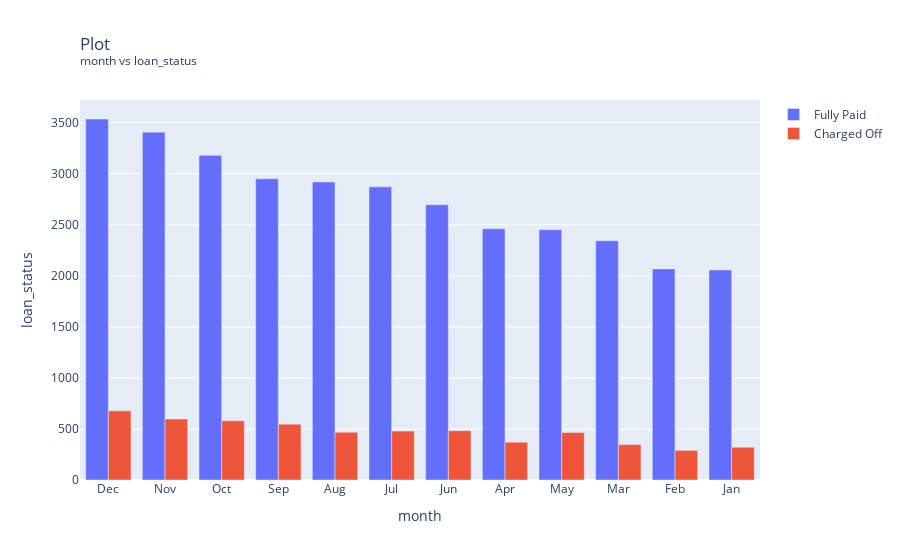
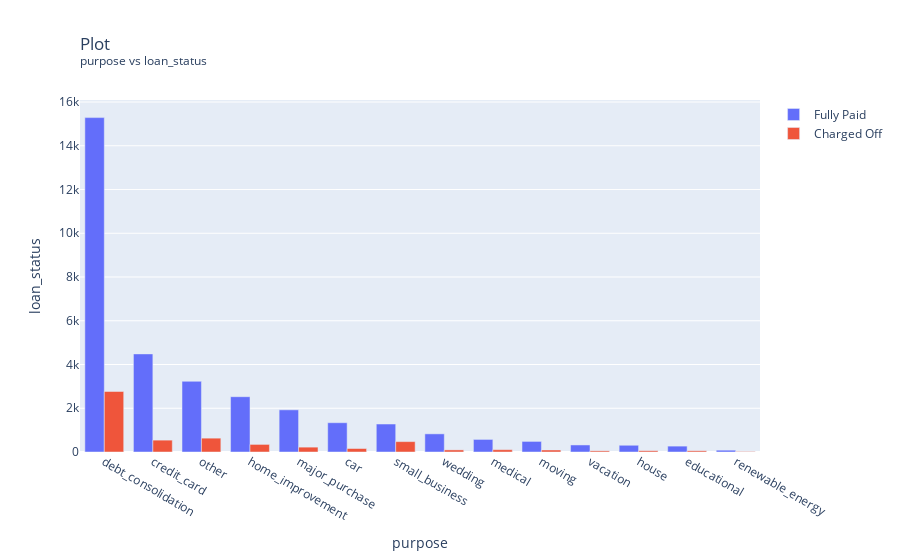
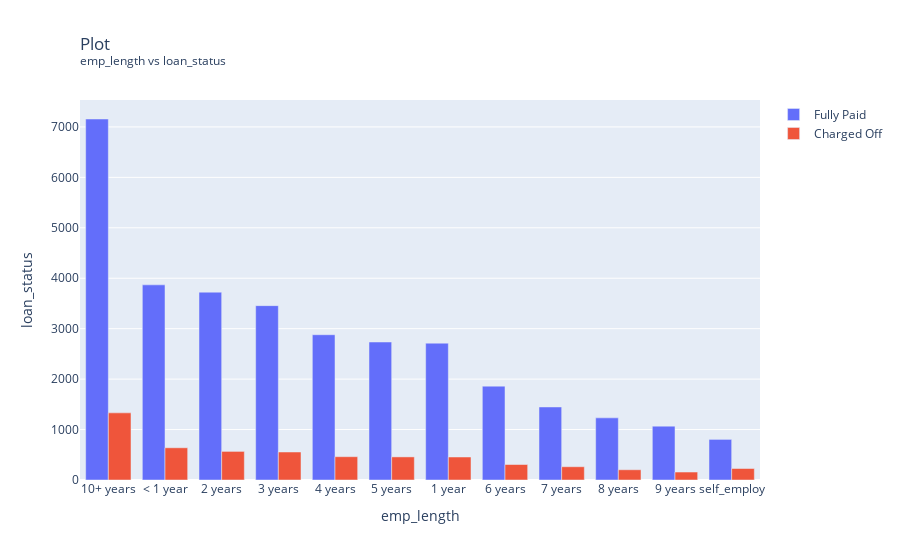
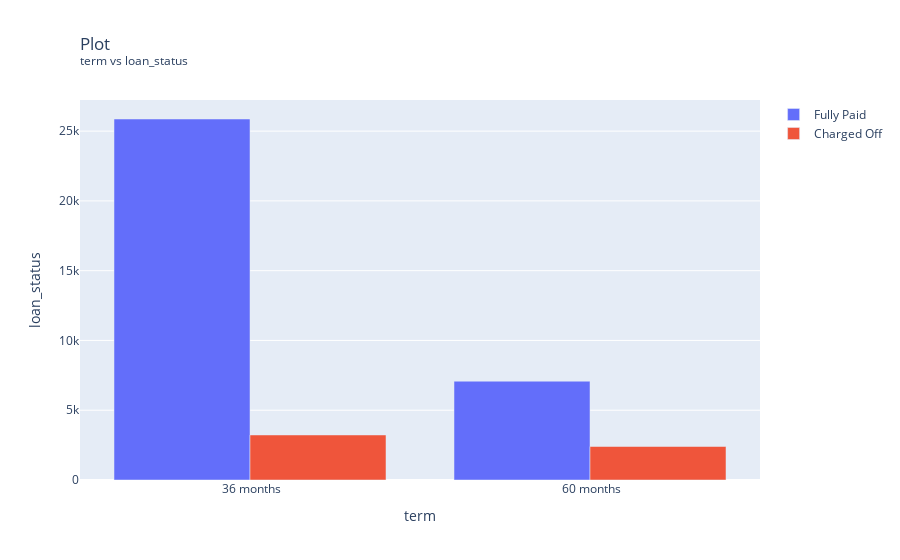

Notebook cell for these charts, in order:
### Code cell
for col in cat_var_df.columns:
    if col!='title':
        bivariateAnalysis(col)

### Figure 1 — Plotly figure (JSON) as saved in the notebook; plotly's stock layout.template omitted (floating-point values rounded to 4 significant figures)
{"data": [{"name": "Fully Paid", "type": "bar", "x": ["Dec", "Nov", "Oct", "Sep", "Aug", "Jul", "Jun", "Apr", "May", "Mar", "Feb", "Jan"], "y": [3537, 3408, 3181, 2951, 2920, 2872, 2697, 2461, 2453, 2344, 2068, 2058]}, {"name": "Charged Off", "type": "bar", "x": ["Dec", "Nov", "Oct", "Sep", "Jun", "Jul", "Aug", "May", "Apr", "Mar", "Jan", "Feb"], "y": [678, 598, 580, 547, 483, 479, 468, 466, 370, 347, 321, 290]}], "layout": {"autosize": true, "title": {"text": "Plot <br><sup>month vs loan_status</sup>", "x": 0, "xref": "paper"}, "xaxis": {"autorange": true, "range": [-0.5, 11.5], "title": {"text": "month"}, "type": "category"}, "yaxis": {"autorange": true, "range": [0, 3723.0], "title": {"text": "loan_status"}, "type": "linear"}}}

### Figure 2 — Plotly figure (JSON) as saved in the notebook; plotly's stock layout.template omitted (floating-point values rounded to 4 significant figures)
{"data": [{"name": "Fully Paid", "type": "bar", "x": ["debt_consolidation", "credit_card", "other", "home_improvement", "major_purchase", "car", "small_business", "wedding", "medical", "moving", "vacation", "house", "educational", "renewable_energy"], "y": [15288, 4485, 3232, 2528, 1928, 1339, 1279, 830, 575, 484, 322, 308, 269, 83]}, {"name": "Charged Off", "type": "bar", "x": ["debt_consolidation", "other", "credit_card", "small_business", "home_improvement", "major_purchase", "car", "medical", "wedding", "moving", "house", "educational", "vacation", "renewable_energy"], "y": [2767, 633, 542, 475, 347, 222, 160, 106, 96, 92, 59, 56, 53, 19]}], "layout": {"autosize": true, "title": {"text": "Plot <br><sup>purpose vs loan_status</sup>", "x": 0, "xref": "paper"}, "xaxis": {"autorange": true, "range": [-0.5, 13.5], "title": {"text": "purpose"}, "type": "category"}, "yaxis": {"autorange": true, "range": [0, 16090.0], "title": {"text": "loan_status"}, "type": "linear"}}}

### Figure 3 — Plotly figure (JSON) as saved in the notebook; plotly's stock layout.template omitted (floating-point values rounded to 4 significant figures)
{"data": [{"name": "Fully Paid", "type": "bar", "x": ["10+ years", "< 1 year", "2 years", "3 years", "4 years", "5 years", "1 year", "6 years", "7 years", "8 years", "9 years", "self_employ"], "y": [7157, 3869, 3724, 3457, 2880, 2736, 2713, 1861, 1448, 1232, 1068, 805]}, {"name": "Charged Off", "type": "bar", "x": ["10+ years", "< 1 year", "2 years", "3 years", "4 years", "5 years", "1 year", "6 years", "7 years", "self_employ", "8 years", "9 years"], "y": [1331, 639, 567, 555, 462, 458, 456, 307, 263, 228, 203, 158]}], "layout": {"autosize": true, "title": {"text": "Plot <br><sup>emp_length vs loan_status</sup>", "x": 0, "xref": "paper"}, "xaxis": {"autorange": true, "range": [-0.5, 11.5], "title": {"text": "emp_length"}, "type": "category"}, "yaxis": {"autorange": true, "range": [0, 7534.0], "title": {"text": "loan_status"}, "type": "linear"}}}

### Figure 4 — Plotly figure (JSON) as saved in the notebook; plotly's stock layout.template omitted (floating-point values rounded to 4 significant figures)
{"data": [{"name": "Fully Paid", "type": "bar", "x": [" 36 months", " 60 months"], "y": [25869, 7081]}, {"name": "Charged Off", "type": "bar", "x": [" 36 months", " 60 months"], "y": [3227, 2400]}], "layout": {"autosize": true, "title": {"text": "Plot <br><sup>term vs loan_status</sup>", "x": 0, "xref": "paper"}, "xaxis": {"autorange": true, "range": [-0.5, 1.5], "title": {"text": "term"}, "type": "category"}, "yaxis": {"autorange": true, "range": [0, 27230.0], "title": {"text": "loan_status"}, "type": "linear"}}}
